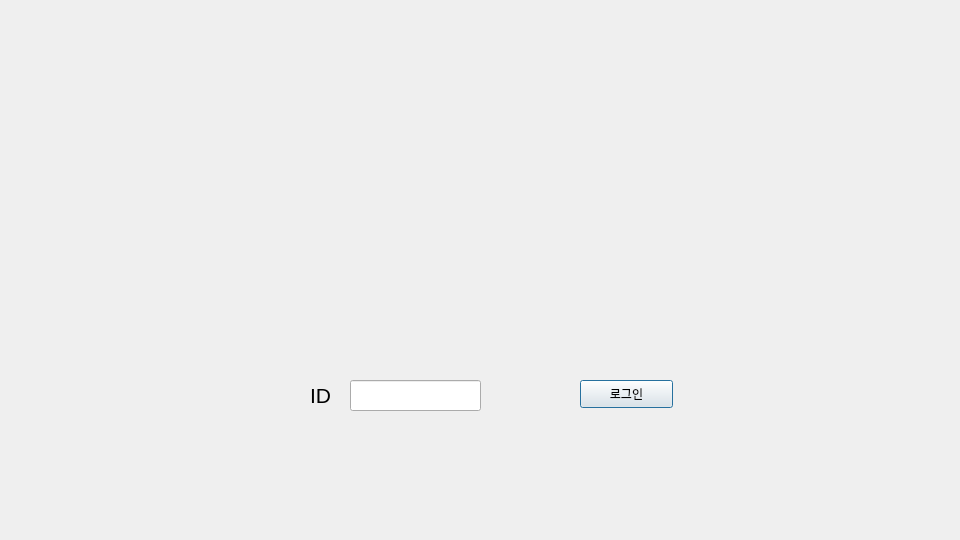
<?xml version="1.0" encoding="UTF-8"?>
<ui version="4.0">
 <class>Dialog</class>
 <widget class="QDialog" name="Dialog">
  <property name="geometry">
   <rect>
    <x>0</x>
    <y>0</y>
    <width>960</width>
    <height>540</height>
   </rect>
  </property>
  <property name="windowTitle">
   <string>Dialog</string>
  </property>
  <widget class="QLabel" name="label">
   <property name="geometry">
    <rect>
     <x>310</x>
     <y>360</y>
     <width>71</width>
     <height>71</height>
    </rect>
   </property>
   <property name="text">
    <string>&lt;html&gt;&lt;head/&gt;&lt;body&gt;&lt;p&gt;&lt;span style=&quot; font-size:16pt;&quot;&gt;ID&lt;/span&gt;&lt;/p&gt;&lt;/body&gt;&lt;/html&gt;</string>
   </property>
  </widget>
  <widget class="QLineEdit" name="lineEdit">
   <property name="geometry">
    <rect>
     <x>350</x>
     <y>380</y>
     <width>131</width>
     <height>31</height>
    </rect>
   </property>
  </widget>
  <widget class="QPushButton" name="pushButton">
   <property name="geometry">
    <rect>
     <x>580</x>
     <y>380</y>
     <width>93</width>
     <height>28</height>
    </rect>
   </property>
   <property name="text">
    <string>로그인</string>
   </property>
  </widget>
 </widget>
 <resources/>
 <connections/>
</ui>
